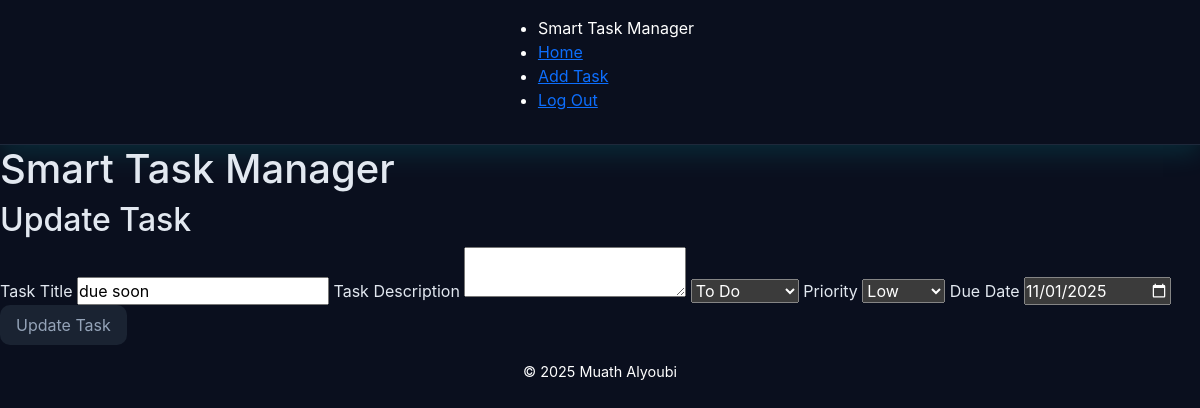
The app's page /148/edit (signed in), older data.
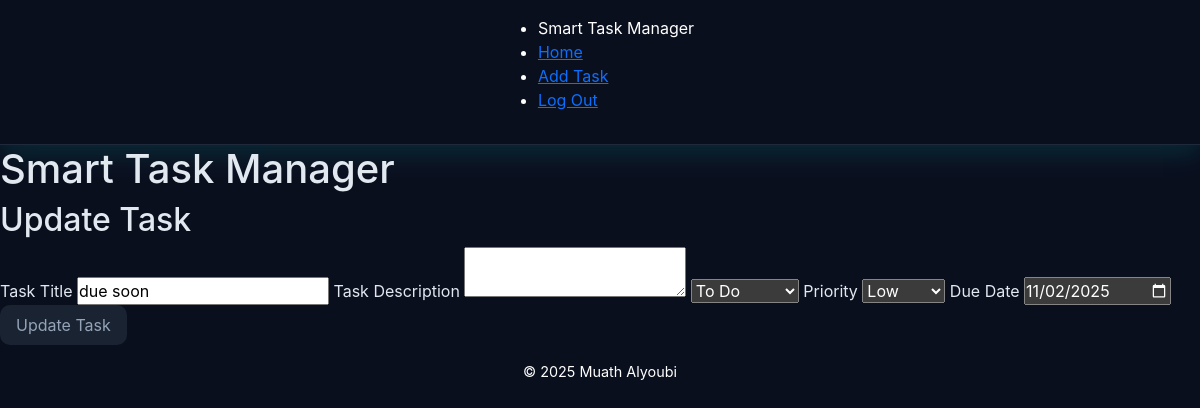
The same page, newer data.
### tables this page shows
CREATE TABLE tasks(
                id INTEGER PRIMARY KEY AUTOINCREMENT NOT NULL,
                title TEXT NOT NULL,
                user_id INTEGER NOT NULL,
                description TEXT,
                status TEXT NOT NULL DEFAULT 'To Do',
                created_at TIMESTAMP DEFAULT CURRENT_TIMESTAMP, 
                priority TEXT NOT NULL, 
                due_date DATE, parent_id INTEGER DEFAULT NULL,  
                FOREIGN KEY (user_id) REFERENCES users(id) ON DELETE CASCADE
                );

### app.py (the view)
@app.route("/<int:id>/edit", methods=["GET", "POST"])
@login_required
def editTask(id):
    if request.method == "POST":
        title = request.form.get("title")
        if not title:
            return apology("must provide task", 400)
        description = request.form.get("description")
        if not description:
            description = ""
        priority = request.form.get("priority")
        if not priority:
            return apology("must spacify priority", 400)
        status =  request.form.get("status")
        if not status:
            return apology("must spacify status", 400)
        due_date = request.form.get("due_date")
        if not due_date:
            due_date = None
        update_task(id, title, description, status, priority, due_date)
        flash("Task updated!")
        return redirect("/")
    else:
        task = get_task_by_id(id)
        if len(task) != 1:
            return redirect(url_for("index", msg="not your task"))
        return render_template("edittask.html", task=task[0])

### db.py (called while the page is built)
def get_db():
    if "db" not in g:
        g.db = sqlite3.connect(
            DATABASE,
            detect_types=sqlite3.PARSE_DECLTYPES,
            check_same_thread=False
        )
        g.db.row_factory = sqlite3.Row
    return g.db

def get_task_by_id(task_id):
    db = get_db()
    return db.execute(
        f"SELECT * FROM tasks WHERE id = ? {oredr_state}",
        (task_id,)).fetchall()

### helpers.py (called while the page is built)
def login_required(f):
    @wraps(f)
    def decorated_function(*args, **kwargs):
        if session.get("user_id") is None:
            return redirect(url_for('login', next=request.url))
        return f(*args, **kwargs)
    return decorated_function

### templates/edittask.html (shortened to what this page needs)
{% extends "layout.html" %}
{% block body %}
    <header>
            <h1>Smart Task Manager</h1>
    </header>
    <main>
        <section id="form" aria-labelledby="add-task-heading">
                <h2 id="add-task-heading">Update Task</h2>
                <form action="{{ url_for('editTask', id=task.id) }}" method="post">
                    <label for="task-title">Task Title</label>
                    <input autocomplete="off" autofocus name="title" type="text" id="task-title" value="{{ task.title }}" required>
                    <label for="task-desc">Task Description</label>
                    <textarea autocomplete="off" autofocus name="description" id="task-desc">{{ task.description }}</textarea>
                    <select name="status" id="task-status" required>
                        <option value="To Do" {% if task.status == 'To Do' %}selected{% endif %}>To Do</option>
                    </select>
                    <label for="task-priority">Priority</label>
                    <select name="priority" id="task-priority" value="{{ task.priority }}" required>
                        <option value="low" {% if task.priority == 'low' %}selected{% endif %}>Low</option>
                    </select>
                    <label for="due_date">Due Date</label>
                    <input autocomplete="off" autofocus name="due_date" type="date" id="due_date" value="{{ task.due_date }}">
                    <button type="submit">Update Task</button>
                </form>
            </section>
    </main>
{% endblock %}

Row changes from the older to the newer data that the page shows:
changed tasks "due soon": due_date "11/01/2025" → "11/02/2025"
